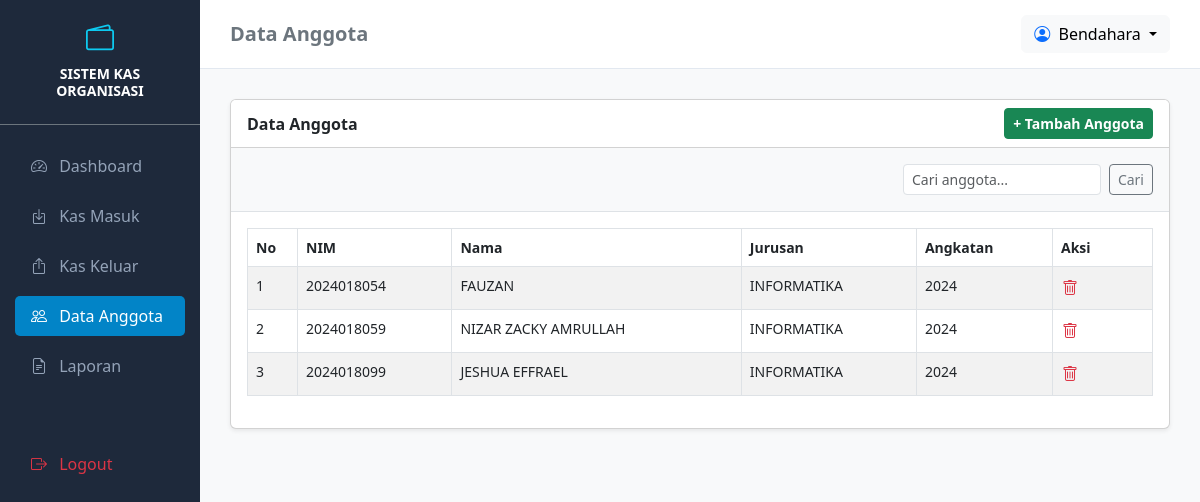
Screenshot of /anggota.php (signed in) with the database file from the repository.
### tables this page shows
CREATE TABLE `anggota` (
  `nim` varchar(20) NOT NULL,
  `nama` varchar(100) NOT NULL,
  `jurusan` varchar(100) NOT NULL,
  `angkatan` int(11) NOT NULL
);

### anggota.php (the view, shortened to what this page needs)
<?php
include 'header.php';
$search = isset($_GET['search']) ? mysqli_real_escape_string($conn, $_GET['search']) : '';
?>
<div class="card shadow-sm">
    <div class="card-header bg-white d-flex justify-content-between align-items-center">
        <span class="fw-bold">Data Anggota</span>
        <button class="btn btn-success btn-sm fw-bold" onclick="toggleForm()">+ Tambah Anggota</button>
    </div>
    <div class="p-3 bg-light border-bottom d-flex justify-content-end">
        <form action="" method="GET" class="d-flex" style="width: 250px;">
            <input type="text" name="search" class="form-control form-control-sm me-2" placeholder="Cari anggota..." value="<?= htmlspecialchars($search) ?>">
            <button type="submit" class="btn btn-outline-secondary btn-sm">Cari</button>
        </form>
    </div>
    <div class="card-body">
        <table class="table table-bordered table-striped table-hover small">
            <thead>
                <tr>
                    <th width="50">No</th>
                    <th>NIM</th>
                    <th>Nama</th>
                    <th>Jurusan</th>
                    <th>Angkatan</th>
                    <th width="100">Aksi</th>
                </tr>
            </thead>
            <tbody>
                <?php
                $q_filter = $search != '' ? "WHERE nama LIKE '%$search%' OR nim LIKE '%$search%' OR jurusan LIKE '%$search%'" : "";
                $res = mysqli_query($conn, "SELECT * FROM anggota $q_filter ORDER BY nim ASC");
                $no = 1;
                while($row = mysqli_fetch_assoc($res)):
                ?>
                <tr>
                    <td><?= $no++ ?></td>
                    <td><?= $row['nim'] ?></td>
                    <td><?= $row['nama'] ?></td>
                    <td><?= $row['jurusan'] ?></td>
                    <td><?= $row['angkatan'] ?></td>
                    <td>
                        <a href="anggota.php?hapus=<?= $row['nim'] ?>" class="btn btn-sm text-danger p-0" onclick="return confirm('Apakah anda yakin ingin menghapus anggota ini?')"><i class="bi bi-trash fs-6"></i></a>
                    </td>
                </tr>
                <?php endwhile; ?>
            </tbody>
        </table>
    </div>
</div>
</div>
</div>
</div>
</div>
</body>
</html>

### header.php (style rules this page uses)
body { background-color: #f8f9fa; }

### rows the page displays
anggota: nim "2024018054", nama "FAUZAN", jurusan "INFORMATIKA", angkatan "2024"
anggota: nim "2024018059", nama "NIZAR ZACKY AMRULLAH", jurusan "INFORMATIKA", angkatan "2024"
anggota: nim "2024018099", nama "JESHUA EFFRAEL", jurusan "INFORMATIKA", angkatan "2024"

### other values shown
$_SESSION['nama_lengkap'] "Bendahara"
